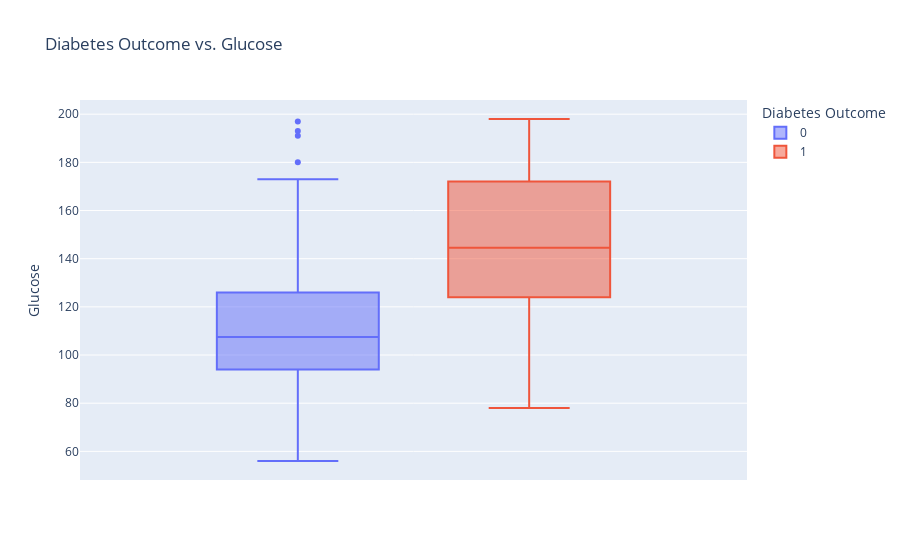
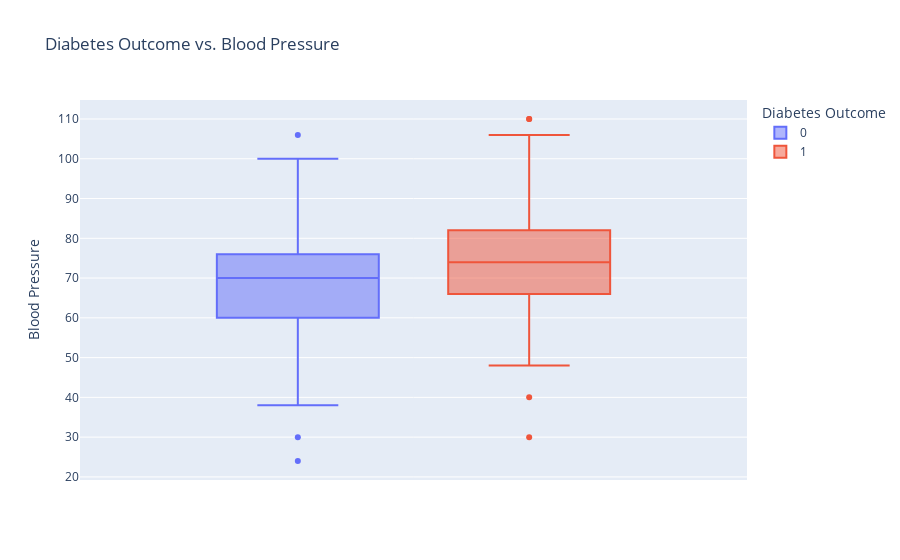
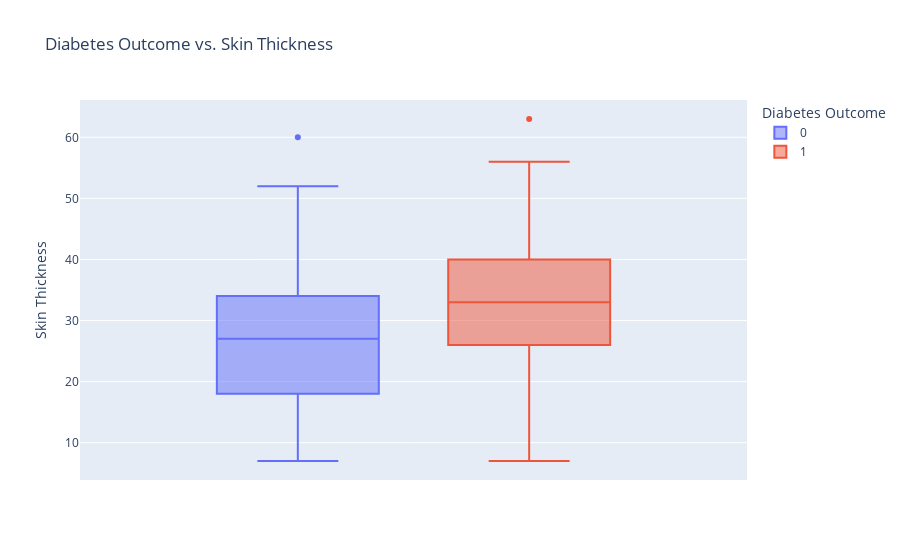
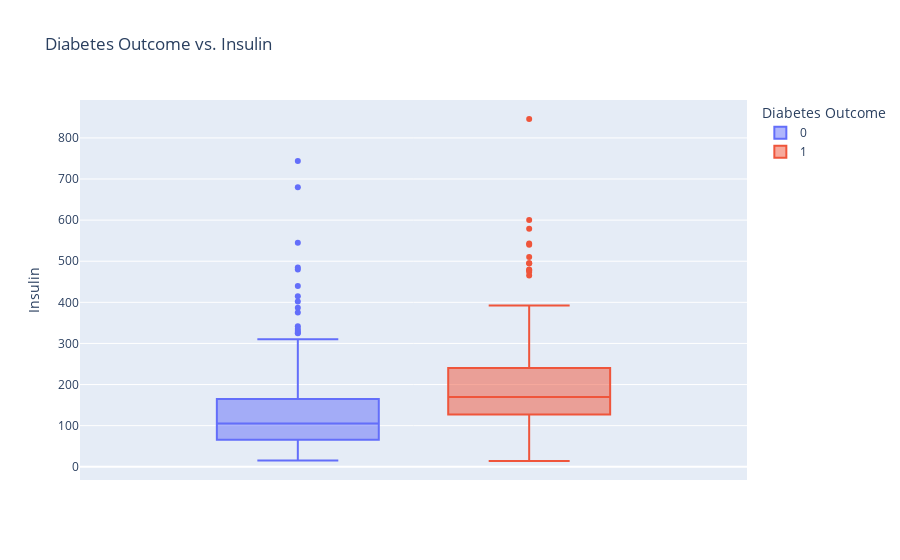

Here is the notebook cell these charts were saved with, in order:
### Code cell
# glucose boxplot
fig_g = px.box(dia_df, y='Glucose', color='Outcome', 
               title='Diabetes Outcome vs. Glucose',
               labels = {"Outcome":"Diabetes Outcome"})
fig_g.show()

# blood pressure boxplot
fig_bp = px.box(dia_df, y='BloodPressure', color='Outcome',
                title='Diabetes Outcome vs. Blood Pressure',
                labels = {'Outcome':'Diabetes Outcome', 'BloodPressure':"Blood Pressure"})
fig_bp.show()

# SkinThickness boxplot
fig_st = px.box(dia_df, y='SkinThickness', color='Outcome',
                title='Diabetes Outcome vs. Skin Thickness',
                labels = {'Outcome':'Diabetes Outcome', 'SkinThickness':"Skin Thickness"})
fig_st.show()

# Insulin boxplot
fig_i = px.box(dia_df, y='Insulin', color='Outcome',
                title='Diabetes Outcome vs. Insulin',
                labels = {'Outcome':'Diabetes Outcome'})
fig_i.show()

# BMI boxplot
fig_bmi = px.box(dia_df, y='BMI', color='Outcome',
                title='Diabetes Outcome vs. Body Mass Index',
                labels = {'Outcome':'Diabetes Outcome', 'BMI':"Body Mass Index"})
fig_bmi.show()

# DiabetesPedigreeFunction boxplot
fig_dpf = px.box(dia_df, y='DiabetesPedigreeFunction', color='Outcome',
                title='Diabetes Outcome vs. Diabetes Pedigree Function',
                labels = {'Outcome':'Diabetes Outcome', 'DiabetesPedigreeFunction':"Diabetes Pedigree Function"})
fig_dpf.show()

# Age boxplot
fig_age = px.box(dia_df, y='Age', color='Outcome',
                title='Diabetes Outcome vs. Age',
                labels = {'Outcome':'Diabetes Outcome'})
fig_age.show()

### Figure 1 — Plotly figure (JSON) as saved in the notebook; plotly's stock layout.template omitted (floating-point values rounded to 4 significant figures; data arrays with more than 128 entries replaced by an {"elided": "..."} marker saying what was removed)
{"data": [{"alignmentgroup": "True", "hovertemplate": "Diabetes Outcome=0<br>Glucose=%{y}<extra></extra>", "legendgroup": "0", "marker": {"color": "#636efa"}, "name": "0", "notched": false, "offsetgroup": "0", "orientation": "v", "showlegend": true, "type": "box", "x0": " ", "xaxis": "x", "y": {"elided": "262 int values"}, "y0": " ", "yaxis": "y"}, {"alignmentgroup": "True", "hovertemplate": "Diabetes Outcome=1<br>Glucose=%{y}<extra></extra>", "legendgroup": "1", "marker": {"color": "#EF553B"}, "name": "1", "notched": false, "offsetgroup": "1", "orientation": "v", "showlegend": true, "type": "box", "x0": " ", "xaxis": "x", "y": {"elided": "130 int values"}, "y0": " ", "yaxis": "y"}], "layout": {"boxmode": "group", "legend": {"title": {"text": "Diabetes Outcome"}, "tracegroupgap": 0}, "title": {"text": "Diabetes Outcome vs. Glucose"}, "xaxis": {"anchor": "y", "domain": [0, 1]}, "yaxis": {"anchor": "x", "domain": [0, 1], "title": {"text": "Glucose"}}}}

### Figure 2 — Plotly figure (JSON) as saved in the notebook; plotly's stock layout.template omitted (floating-point values rounded to 4 significant figures; data arrays with more than 128 entries replaced by an {"elided": "..."} marker saying what was removed)
{"data": [{"alignmentgroup": "True", "hovertemplate": "Diabetes Outcome=0<br>Blood Pressure=%{y}<extra></extra>", "legendgroup": "0", "marker": {"color": "#636efa"}, "name": "0", "notched": false, "offsetgroup": "0", "orientation": "v", "showlegend": true, "type": "box", "x0": " ", "xaxis": "x", "y": {"elided": "262 int values"}, "y0": " ", "yaxis": "y"}, {"alignmentgroup": "True", "hovertemplate": "Diabetes Outcome=1<br>Blood Pressure=%{y}<extra></extra>", "legendgroup": "1", "marker": {"color": "#EF553B"}, "name": "1", "notched": false, "offsetgroup": "1", "orientation": "v", "showlegend": true, "type": "box", "x0": " ", "xaxis": "x", "y": {"elided": "130 int values"}, "y0": " ", "yaxis": "y"}], "layout": {"boxmode": "group", "legend": {"title": {"text": "Diabetes Outcome"}, "tracegroupgap": 0}, "title": {"text": "Diabetes Outcome vs. Blood Pressure"}, "xaxis": {"anchor": "y", "domain": [0, 1]}, "yaxis": {"anchor": "x", "domain": [0, 1], "title": {"text": "Blood Pressure"}}}}

### Figure 3 — Plotly figure (JSON) as saved in the notebook; plotly's stock layout.template omitted (floating-point values rounded to 4 significant figures; data arrays with more than 128 entries replaced by an {"elided": "..."} marker saying what was removed)
{"data": [{"alignmentgroup": "True", "hovertemplate": "Diabetes Outcome=0<br>Skin Thickness=%{y}<extra></extra>", "legendgroup": "0", "marker": {"color": "#636efa"}, "name": "0", "notched": false, "offsetgroup": "0", "orientation": "v", "showlegend": true, "type": "box", "x0": " ", "xaxis": "x", "y": {"elided": "262 int values"}, "y0": " ", "yaxis": "y"}, {"alignmentgroup": "True", "hovertemplate": "Diabetes Outcome=1<br>Skin Thickness=%{y}<extra></extra>", "legendgroup": "1", "marker": {"color": "#EF553B"}, "name": "1", "notched": false, "offsetgroup": "1", "orientation": "v", "showlegend": true, "type": "box", "x0": " ", "xaxis": "x", "y": {"elided": "130 int values"}, "y0": " ", "yaxis": "y"}], "layout": {"boxmode": "group", "legend": {"title": {"text": "Diabetes Outcome"}, "tracegroupgap": 0}, "title": {"text": "Diabetes Outcome vs. Skin Thickness"}, "xaxis": {"anchor": "y", "domain": [0, 1]}, "yaxis": {"anchor": "x", "domain": [0, 1], "title": {"text": "Skin Thickness"}}}}

### Figure 4 — Plotly figure (JSON) as saved in the notebook; plotly's stock layout.template omitted (floating-point values rounded to 4 significant figures; data arrays with more than 128 entries replaced by an {"elided": "..."} marker saying what was removed)
{"data": [{"alignmentgroup": "True", "hovertemplate": "Diabetes Outcome=0<br>Insulin=%{y}<extra></extra>", "legendgroup": "0", "marker": {"color": "#636efa"}, "name": "0", "notched": false, "offsetgroup": "0", "orientation": "v", "showlegend": true, "type": "box", "x0": " ", "xaxis": "x", "y": {"elided": "262 int values"}, "y0": " ", "yaxis": "y"}, {"alignmentgroup": "True", "hovertemplate": "Diabetes Outcome=1<br>Insulin=%{y}<extra></extra>", "legendgroup": "1", "marker": {"color": "#EF553B"}, "name": "1", "notched": false, "offsetgroup": "1", "orientation": "v", "showlegend": true, "type": "box", "x0": " ", "xaxis": "x", "y": {"elided": "130 int values"}, "y0": " ", "yaxis": "y"}], "layout": {"boxmode": "group", "legend": {"title": {"text": "Diabetes Outcome"}, "tracegroupgap": 0}, "title": {"text": "Diabetes Outcome vs. Insulin"}, "xaxis": {"anchor": "y", "domain": [0, 1]}, "yaxis": {"anchor": "x", "domain": [0, 1], "title": {"text": "Insulin"}}}}
